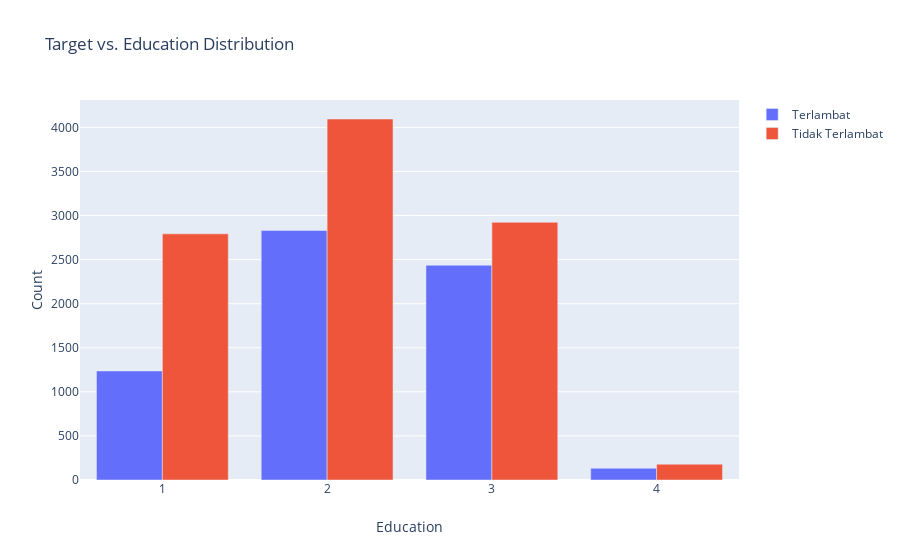

Notebook code cell kept with this figure:
### Markdown cell above
**Target Feature Distribution** <br>
Dari target feature distribution terlihat bahwa **lebih banyak** nasabah yang **tidak terlambat** melakukan pembayaran daripada **terlambat** melakukan pembayaran.

### Code cell
# Target vs. Education Plot

# First plot
trace0 = go.Bar(
    x = training[training['TARGET']== 1]['EDUCATION'].value_counts().index.values,
    y = training[training['TARGET']== 1]['EDUCATION'].value_counts().values,
    name='Terlambat')

# Second plot
trace1 = go.Bar(
    x = training[training['TARGET']== 0]['EDUCATION'].value_counts().index.values,
    y = training[training['TARGET']== 0]['EDUCATION'].value_counts().values,
    name='Tidak Terlambat')

data = [trace0, trace1]
layout = go.Layout(xaxis=dict(title='Education'),
                   yaxis=dict(title='Count'),
                   title='Target vs. Education Distribution')
fig = go.Figure(data=data, layout=layout)
py.iplot(fig, filename='TargetvsEducation-Grouped', image_width=5, image_height=5)

### Figure 1 — Plotly figure (JSON) as saved in the notebook; plotly's stock layout.template omitted (floating-point values rounded to 4 significant figures)
{"data": [{"name": "Terlambat", "type": "bar", "x": [2, 3, 1, 4], "y": [2830, 2436, 1237, 133]}, {"name": "Tidak Terlambat", "type": "bar", "x": [2, 3, 1, 4], "y": [4095, 2923, 2792, 179]}], "layout": {"title": {"text": "Target vs. Education Distribution"}, "xaxis": {"title": {"text": "Education"}}, "yaxis": {"title": {"text": "Count"}}}}
